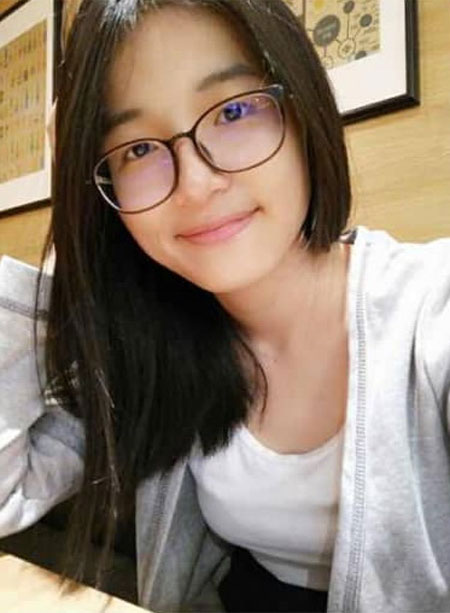
//> input picture cvLearning/dft/mei.jpg, 450 x 613 px
$ ./main mei.jpg   (built with g++ and OpenCV 4)
//> lines starting //> are read from the running program, lines starting //| are printed output that depends on the picture
#include <iostream>
#include <opencv2/opencv.hpp>
using namespace std;
using namespace cv;

Mat DFT(Mat img ){
	int m = getOptimalDFTSize(img.rows );
    int n = getOptimalDFTSize(img.cols );

	Mat padded;
    copyMakeBorder(img, padded, 0, m - img.rows, 0, n - img.cols, BORDER_CONSTANT, Scalar::all(0));
    Mat planes[] = { Mat_<float>(padded), Mat::zeros(padded.size(),CV_32F) };

    Mat complex_img;
    merge(planes, 2, complex_img );
    dft( complex_img, complex_img );

    split(complex_img, planes); //planes[] is Arry of Mat with 1 Chanels, planes[0]=real,planes[1]=Rem;
    magnitude(planes[0], planes[1], planes[0]);//magnitude = planes[0]
    Mat mag_img = planes[0];

	mag_img += Scalar::all(1);// ln(mag + 1)
    log( mag_img, mag_img);
    mag_img = mag_img(Rect(0, 0, mag_img.cols&-2, mag_img.rows&-2) );// gerade even numer hold

//    imshow("DFT1 img ", mag_img);

    int cx = mag_img.cols / 2;
    int cy = mag_img.rows / 2;
    Mat q0(mag_img, Rect(0, 0, cx, cy));       //左上角图像划定ROI区域
    Mat q1(mag_img, Rect(cx, 0, cx, cy));      //右上角图像
    Mat q2(mag_img, Rect(0, cy, cx, cy));      //左下角图像
    Mat q3(mag_img, Rect(cx, cy, cx, cy));

     //变换左上角和右下角象限
    Mat tmp;
    q0.copyTo(tmp);
    q3.copyTo(q0);
    tmp.copyTo(q3);

    //变换右上角和左下角象限
    q1.copyTo(tmp);
    q2.copyTo(q1);
    tmp.copyTo(q2);
    normalize(mag_img, mag_img, 0, 1, CV_MINMAX);

	return mag_img;
}

int main(int argc, char** argv ){
	Mat img = imread(argv[1], IMREAD_GRAYSCALE );
//> img: 613 rows x 450 cols, CV_8UC1; min 0, max 255, mean 128.4
	if (img.empty() ) return -1;
	imshow("input img ", img);
	Mat Cannyimg;
	Canny(img, Cannyimg, 20, 150 );
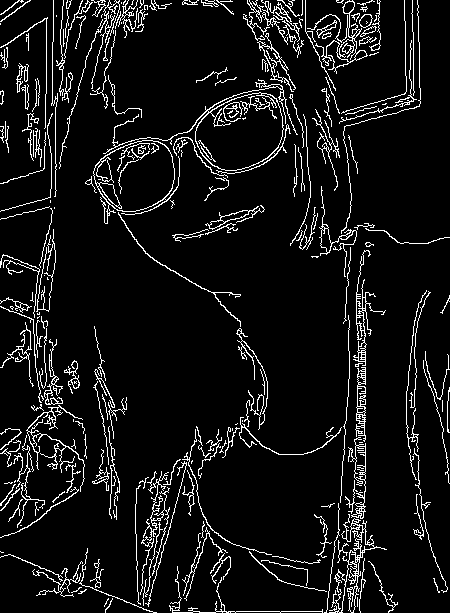
//> Cannyimg: 613 rows x 450 cols, CV_8UC1; 7.9% white in thin lines or dots
	imshow("Canny img ", Cannyimg);
	imshow("Cannydft img ",DFT( Cannyimg));
//> in DFT, `copyMakeBorder(img, padded, 0, m - img.rows, 0, n - img.cols, BORDER_C..`: padded: 625 rows x 450 cols, CV_8UC1; 7.8% white in thin lines or dots
//> in DFT, `Mat planes[] = { Mat_<float>(padded), Mat::zeros(padded.size(),CV_32F)..`: planes[0]: 625 rows x 450 cols, CV_32FC1; 7.8% white in thin lines or dots
//> in DFT, `Mat planes[] = { Mat_<float>(padded), Mat::zeros(padded.size(),CV_32F)..`: planes[1]: 625 rows x 450 cols, CV_32FC1; every value is 0

	imshow("DFT2 img ", DFT(img));
//> in DFT (call 2), `copyMakeBorder(img, padded, 0, m - img.rows, 0, n - img.cols, BORDER_C..`:
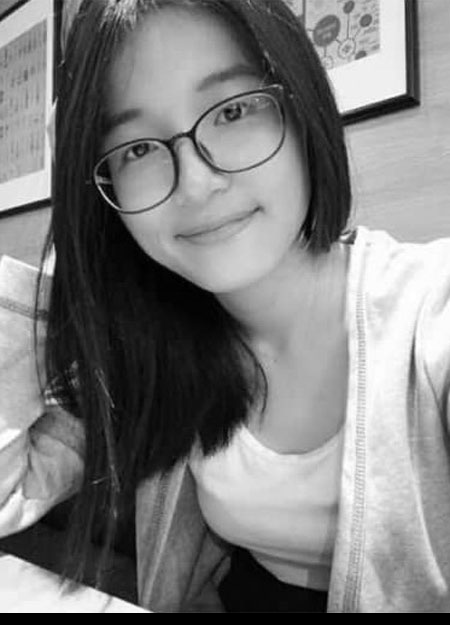
//> padded: 625 rows x 450 cols, CV_8UC1; min 0, max 255, mean 125.9
//> in DFT (call 2), `Mat q0(mag_img, Rect(0, 0, cx, cy));`:
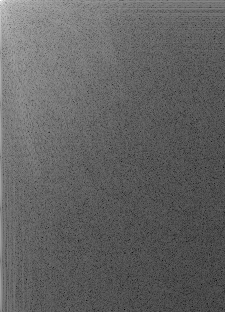
//> q0: 312 rows x 225 cols, CV_32FC1; min 0.326, max 17.38, mean 6.91; drawn with min black and max white
//> in DFT (call 2), `Mat q1(mag_img, Rect(cx, 0, cx, cy));`:
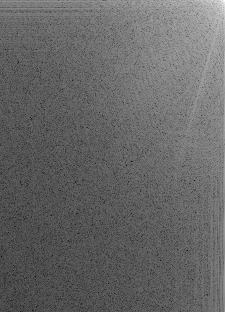
//> q1: 312 rows x 225 cols, CV_32FC1; min 0.777, max 15.91, mean 6.87; drawn with min black and max white
//> in DFT (call 2), `Mat q2(mag_img, Rect(0, cy, cx, cy));`:
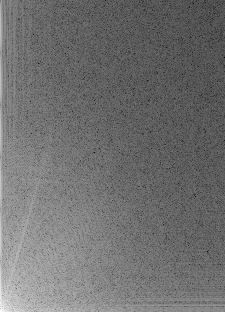
//> q2: 312 rows x 225 cols, CV_32FC1; min 0.776, max 14.61, mean 6.87; drawn with min black and max white
//> in DFT (call 2), `Mat q3(mag_img, Rect(cx, cy, cx, cy));`:
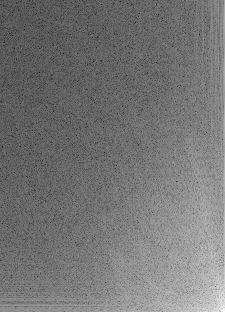
//> q3: 312 rows x 225 cols, CV_32FC1; min 0.326, max 14.48, mean 6.86; drawn with min black and max white
//> in DFT (call 2), `tmp.copyTo(q2);`:
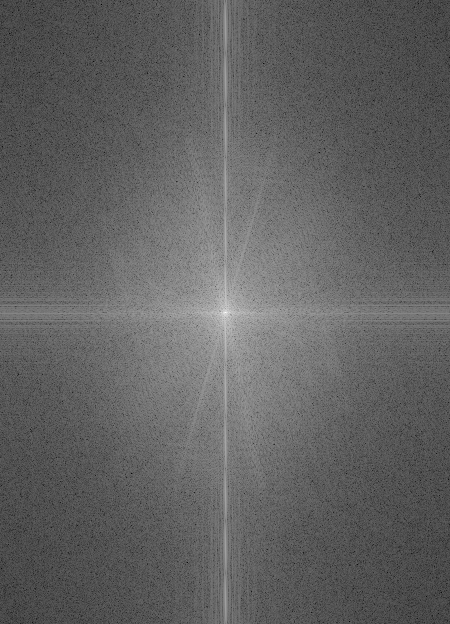
//> mag_img: 624 rows x 450 cols, CV_32FC1; min 0.326, max 17.38, mean 6.88; drawn with min black and max white

	waitKey( 0 );
	destroyWindow("input img");
	destroyWindow("outDFT img");
	return 0;
}
